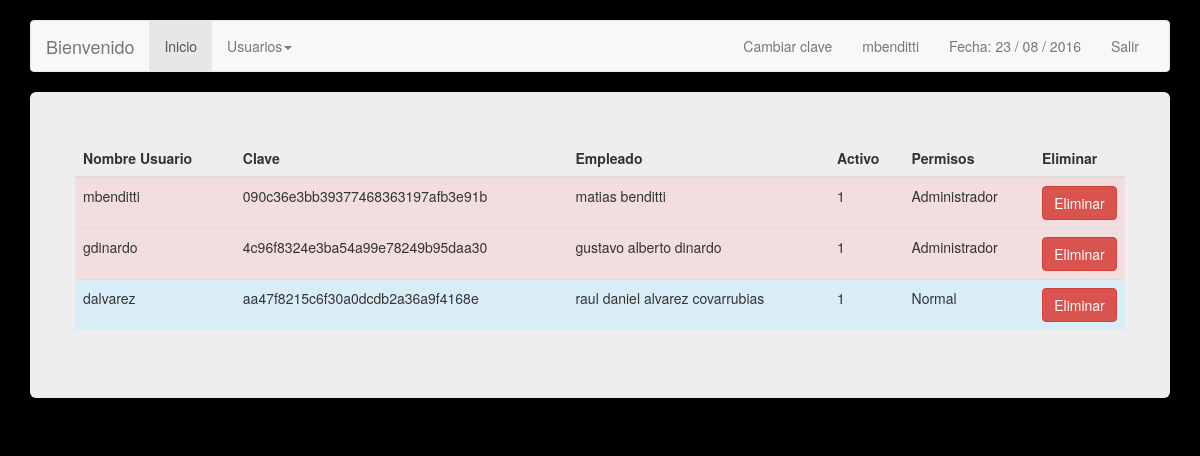
The app's page /TicketWeb/usuarios.php (signed in) with its own data.
### tables this page shows
CREATE TABLE IF NOT EXISTS `usuarios` (
  `id_usuario` int(11) NOT NULL AUTO_INCREMENT,
  `nombre_usuario` varchar(10) NOT NULL,
  `contrasenia` varchar(36) NOT NULL,
  `fk_empleado` int(11) NOT NULL,
  `activo` tinyint(1) NOT NULL,
  `fk_permiso` int(11) NOT NULL,
  `id_extreme` varchar(180) DEFAULT NULL,
  PRIMARY KEY (`id_usuario`),
  KEY `fk_empleado` (`fk_empleado`),
  KEY `fk_permiso` (`fk_permiso`)
);

### TicketWeb/usuarios.php (the view, shortened to what this page needs)
<?php
include('inc/config.php');
$link = mysqli_connect ($dbhost, $dbusername, $dbuserpass);
mysqli_select_db($link,$dbname) or die('No se puede seleccionar la base de datos');
$query = mysqli_query($link,"SELECT id_usuario,nombre_usuario, contrasenia, activo, fk_permiso, CONCAT( nombre,  ' ', apellido ) AS empleado FROM usuarios u JOIN empleados e ON u.fk_empleado = e.id_empleado") or die(mysql_error());
?>
<!DOCTYPE html>
<html lang="en">
  <head>
    <link href="css/bootstrap.min.css" rel="stylesheet">
  </head>
  <body>
    <br>
        <div class="container">
      <?php include('inc/menu.php'); ?>
      <div class="jumbotron">
<div class="row">
              <table class="table table-hover">
                	<thead>
                    	<th> Nombre Usuario </th>
                      <th> Clave </th>
                      <th> Empleado </th>
                      <th> Activo </th>
                      <th> Permisos </th>
                      <?php if($_SESSION["permiso"] == 1){?> <th> Eliminar </th> <?php }?>
                    </thead>
                    <tbody>
                    	<?php while($usuario = mysqli_fetch_array($query)){ ?>
                        <?php if($usuario['fk_permiso'] == 1){ ?>
                        <tr class="danger">
                            <td> <?php echo $usuario['nombre_usuario']; ?> </td>
                            <td> <?php if ($usuario['contrasenia'] != ''){ echo $usuario['contrasenia'];}else{ echo "Sin pass";} ?> </td>
                            <td> <?php echo $usuario['empleado']; ?> </td>
                              <td> <?php echo $usuario['activo']; ?> </td>
                            <td> <?php if($usuario['fk_permiso'] == 1){ echo "Administrador";}else{ echo "Normal";} ?> </td>
                             <?php if($_SESSION["permiso"] == 1){?>
                            <td>  <a href="eliminar.php?id=<?php echo $usuario['id_usuario'];?>&tipo=usuario " role="button"  class="btn btn-danger btn-primary btn-block"> Eliminar </a></td>
							<?php }?>
                        </tr>
                        <?php }else{ ?>
                        <tr class="info">
                          <td> <?php echo $usuario['nombre_usuario']; ?> </td>
                          <td> <?php if ($usuario['contrasenia'] != ''){ echo $usuario['contrasenia'];}else{ echo "Sin pass";} ?> </td>
                          <td> <?php echo $usuario['empleado']; ?> </td>
                            <td> <?php echo $usuario['activo']; ?> </td>
                          <td> <?php if($usuario['fk_permiso'] == 1){ echo "Administrador";}else{ echo "Normal";} ?> </td>
                           <?php if($_SESSION["permiso"] == 1){?>
                          <td>  <a href="eliminar.php?id=<?php echo $usuario['id_usuario'];?>&tipo=usuario " role="button"  class="btn btn-danger btn-primary btn-block"> Eliminar </a></td>
							<?php }?>
                        </tr>
                        <?php } ?>
                        <?php } ?>
                    </tbody>
				</table>
</div>
      </div>
    </div>
  </body>
</html>

### TicketWeb/inc/menu.php (shortened to what this page needs)
<div class="navbar navbar-default" role="navigation">
<div class="container-fluid">
  <div class="navbar-header">
  <a class="navbar-brand" href="#">Bienvenido </a>
  </div>
  <div class="navbar-collapse collapse">
  <ul class="nav navbar-nav">
    <li class="active"><a href="inicio.php">Inicio</a></li>
  <?php
  if($_SESSION["permiso"] == 1) {
  ?> <li class="dropdown">
        <a class="dropdown-toggle" data-toggle="dropdown" href="#">Usuarios<span class="caret"></span></a>
        </li><?php
  }
?>
  </ul>
  <ul class="nav navbar-nav navbar-right">
<li><a href="form_cambiar_clave.php"> Cambiar clave </a></li>
     <li><a href=""> <?php echo $_SESSION["s_nombre_usuario"]; ?> </a></li>
    <li><a href="">Fecha:
    <?php
    echo date("d / m / Y");
    ?></a></li>
    <li><a href="inc/cerrar.php">Salir</a></li>
  </ul>
  </div>
</div>
</div>

### TicketWeb/usuarios.php (style rules this page uses)
body { background: #000; }

### records on screen
usuarios: nombre_usuario "mbenditti", contrasenia "090c36e3bb39377468363197afb3e91b", empleado "matias benditti", activo "1", shows "Administrador"
usuarios: nombre_usuario "gdinardo", contrasenia "4c96f8324e3ba54a99e78249b95daa30", empleado "gustavo alberto dinardo", activo "1", shows "Administrador"
usuarios: nombre_usuario "dalvarez", contrasenia "aa47f8215c6f30a0dcdb2a36a9f4168e", empleado "raul daniel alvarez covarrubias", activo "1", shows "Normal"

### other values on screen
$_SESSION["s_nombre_usuario"] "mbenditti"
